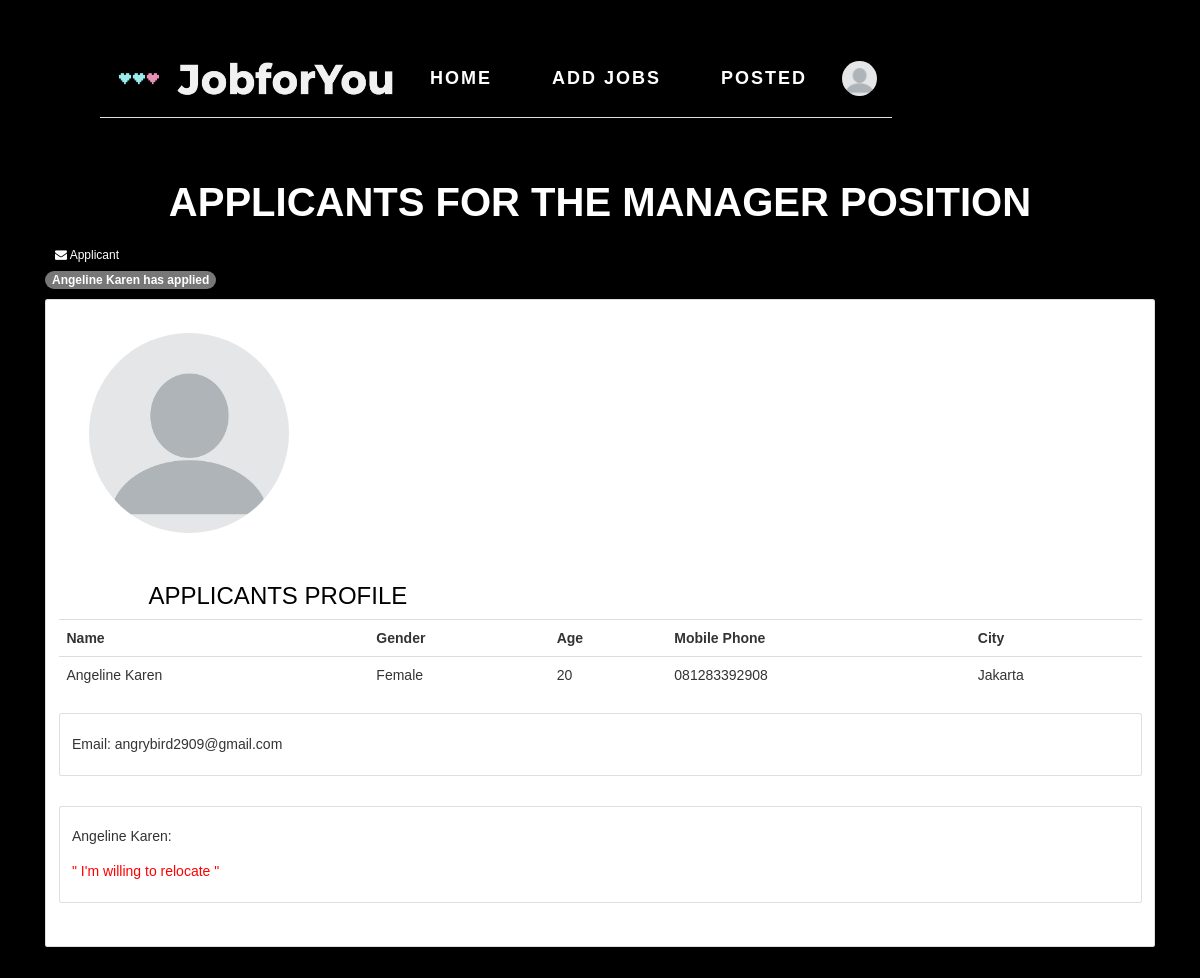
The app's page /posted_jobs/1 (signed in, upper part), older data.
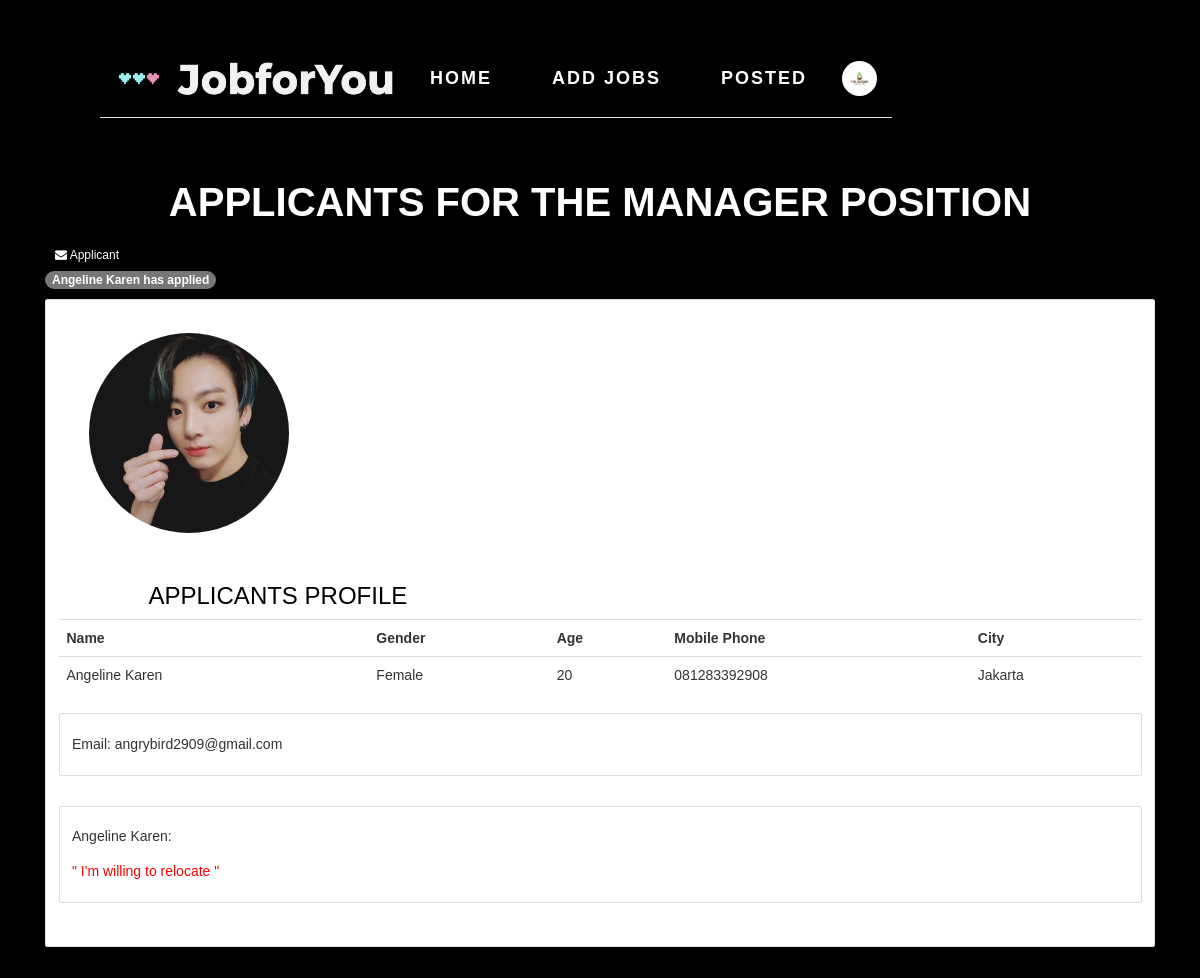
The same page, newer data.
### account/models.py (models this page shows, shortened)
class CustomUser(AbstractUser):
    is_company = models.BooleanField(default=False)
    is_applicant = models.BooleanField(default=False)
    name = models.CharField(max_length=30, blank=True, null=True)
    email = models.EmailField(
        verbose_name="email",
        max_length=60,
        unique=True,
    )
    def get_applicant(self):
        return self.is_applicant

class Company(models.Model):
    company = models.OneToOneField(CustomUser, on_delete=models.CASCADE, primary_key=True)
    profile_pic = models.ImageField(default="profile_pic.png", null=True, blank=True)
    objects = models.Manager()
    def get_profile_pic(self):
        return self.profile_pic

class Applicant(models.Model):
    applicant = models.OneToOneField(CustomUser, on_delete=models.CASCADE, primary_key=True)
    GENDER_MALE = 'Male'
    GENDER_FEMALE = 'Female'
    GENDER_CHOICES = [(GENDER_MALE, 'Male'), (GENDER_FEMALE, 'Female')]
    gender = models.CharField(max_length=20, default=GENDER_MALE, choices=GENDER_CHOICES)
    age = models.CharField(max_length=10, null=True)
    mobile_phone = models.CharField(max_length=20, null=True)
    city = models.CharField(max_length=30, null=True)
    WILL_RELOCATE = "I'm willing"
    WONT_RELOCATE = "I'm not willing"
    RELOCATE_CHOICES = (
        (WILL_RELOCATE, "I'm willing"),
        (WONT_RELOCATE, "I'm not willing"),
    )
    will_relocate = models.CharField(max_length=20, default=WILL_RELOCATE, choices=RELOCATE_CHOICES)
    profile_pic = models.ImageField(default="profile_pic.png", null=True, blank=True)
    objects = models.Manager()
    def get_age(self):
        return self.age
    def get_profile_pic(self):
        return self.profile_pic
    def get_email(self):
        return self.applicant.email
    def get_name(self):
        return self.applicant.name
    def get_gender(self):
        return self.gender
    def get_mobile_phone(self):
        return self.mobile_phone
    def get_city(self):
        return self.city
    def get_will_relocate(self):
        return self.will_relocate

### jobs/models.py (models this page shows, shortened)
class ApplicantsJobMap(models.Model):
    applicant = models.ForeignKey(Applicant, on_delete=models.CASCADE)
    job = models.ForeignKey('jobs.Job', on_delete=models.CASCADE, related_name='applicants', null=True)
    status = models.CharField(
        max_length=20, choices=STATUS_CHOICES, default=STATUS_PENDING
    )
    feedback = models.TextField(blank=True, null=True)
    objects = models.Manager()

### jobs/views.py (the view)
# urls.py: path('posted_jobs/<int:id>', job_applicants.as_view(), name="assign_job"),
class job_applicants(ListView):
    model = ApplicantsJobMap
    template_name = "jobs/job_applicant.html"
    context_object_name = "assign_job"
    paginate_by = 1
    def dispatch(self, request, *args, **kwargs):
        return super().dispatch(self.request, *args, **kwargs)
    def get_queryset(self):
        return ApplicantsJobMap.objects.filter(job_id=self.kwargs["id"]).order_by("id")
    def get_context_data(self, **kwargs):
        context = super().get_context_data(**kwargs)
        context["job"] = Job.objects.get(id=self.kwargs["id"])
        return context

### jobs/models.py (called while the page is built)
    def get_position_name(self):
        return self.position_name

### jobs/templates/jobs/job_applicant.html (shortened to what this page needs)
{% extends 'base.html' %}
{% load static %}
{% block content %}
    <section class="bg-light-gray">
        <div class="container mt-5">
            <div class="row mt-5">
                <div class="post col-md mx-auto">
                    <h1 class="heading mt-5">Applicants for the <span class="accent">{{ job.get_position_name }} </span> position</h1>
                </div>
            </div>
        </div>
    </section>
    <section>
        {% if assign_job %}
            {% for applicant in assign_job %}
            <div class="container">
                <div class="row">
                    <div class="col-md">
                        <div class="box applicant">
                            <div class="btn-outline-white-secondary btn-sm icon text-white">
                                <i class="fa fa-envelope"></i> Applicant
                            </div>
                            <p>
                                <a href=""><span class="badge badge-info">{{ applicant.applicant.get_name }} has applied</span></a>
                            </p>
                            <div class="d-flex justify-content-left">
                                <div class="card card-body">
                                    <div class="image">
                                        <img src="{{applicant.applicant.get_profile_pic.url}}" alt="" height="200" width="200"
                                         class="img-fluid rounded-circle">
                                    </div>
                                    <div class="positions">
                                    <h3>APPLICANTS PROFILE</h3>
                                        <table class="table table-sm">
                                        <tr>
                                            <th>Name</th>
                                            <th>Gender</th>
                                            <th>Age</th>
                                            <th>Mobile Phone</th>
                                            <th>City</th>
                                        </tr>
                                        <tr>
                                            <td>{{ applicant.applicant.get_name }}</td>
                                            <td>{{ applicant.applicant.get_gender }}</td>
                                            <td>{{ applicant.applicant.get_age }}</td>
                                            <td>{{ applicant.applicant.get_mobile_phone }}</td>
                                            <td>{{ applicant.applicant.get_city }}</td>
                                        </tr>
                                        </table>
                                        <div class="card card-body">
                                            <h5>Email: {{ applicant.applicant.get_email }}</h5>
                                        </div>
                                        <div class="card card-body">
                                            <h5>{{ applicant.applicant.get_name }}:</h5><h5 class="text">" {{ applicant.applicant.get_will_relocate }} to relocate "</h5>
                                        </div>
                                    </div>
                                </div>
                            </div>
                        </div>
                    </div>
                </div>
                {% endfor %}
            {% else %}
                <h3 class="text-white">No Applicants Applied For This Job</h3>
            {% endif %}
            </div>
        </div>
{% endblock content %}

### templates/snippets/header.html (shortened to what the changed rows need)
{% load static %}
<header>
    <div class="d-flex p-3 px-md-4 border-bottom mb-3 shadow-sm">
        {% if request.user.is_authenticated %}
            {% if request.user.get_applicant == True %}
            <div class="d-none d-md-flex flex-row my-auto flex-grow-1 align-items-center">
                <img class="mx-auto mt-1" src="{% static 'images/logo.png' %}" alt="JobforYoulogo" width="280" height="50">
                <div class="p-2 text-white">
                    <div class="d-flex flex-row">
                        <nav>
                            <ul>
                                <li><a class="mt-3 mx-5 text-white" href="{% url 'home' %}">HOME</a></li>
                                <li><a class="mt-3 mx-5 text-white" href="{% url 'jobs_view' %}">JOBS</a></li>
                                <li><a class="mt-3 mx-5 text-white" href="{% url 'status' %}">STATUS</a></li>
                            </ul>
                        </nav>
                    </div>
                </div>
                <div class="d-flex flex-row-reverse flex-grow-1">
                    <nav>
                        <div class="dropdown dropleft">
                            <div class="d-flex flex-row">
                                <div class="btn-group dropleft">
                                    <img class="account-image rounded-circle m-auto d-block dropdown-toggle" id="id_profile_links" data-toggle="dropdown" aria-haspopup="true" aria-expanded="false" src="{{request.user.applicant.get_profile_pic.url}}" alt="default account logo" width="35" height="35">
                                    <div class="dropdown-menu" aria-labelledby="id_profile_links">
                                        <a class="dropdown-item" href="{% url 'account_profile' %}">Account</a>
                                        <a class="dropdown-item" href="{% url 'logout' %}">Logout</a>
                                    </div>
                                </div>
                            </div>
                        </div>
                    </nav>
                </div>
            </div>
        </div>
            <div class="d-flex d-md-none flex-column my-auto flex-grow-1 align-items-center">
                <img class="mx-auto mt-1" src="{% static 'images/logo.png' %}" alt="JobforYoulogo" width="280" height="50">
                <div class="p-2 text-white">
                    <div class="d-flex flex-row">
                        <nav>
                            <ul>
                            <li><a class="mt-3 mx-5 text-white" href="{% url 'home' %}">HOME</a></li>
                            <li><a class="mt-3 mx-5 text-white" href="{% url 'jobs_view' %}">JOBS</a></li>
                            <li><a class="mt-3 mx-5 text-white" href="{% url 'status' %}">STATUS</a></li>
                        </ul>
                    </nav>
                </div>
            </div>
            <div class="d-flex flex-row-reverse flex-grow-1">
                <nav class="">
                    <div class="dropdown dropleft show">
                        <div class="d-flex flex-row">
                            <div class="btn-group dropleft">
                                <img class="p-2 account-image rounded-circle m-auto d-block dropdown-toggle" id="id_profile_links" data-toggle="dropdown" aria-haspopup="true" aria-expanded="false" src="{{request.user.applicant.get_profile_pic.url}}" alt="default account logo" width="45" height="45">
                                <div class="dropdown-menu" aria-labelledby="id_profile_links">
                                    <a class="dropdown-item" href="{% url 'account_profile' %}">Account</a>
                                    <a class="dropdown-item" href="{% url 'logout' %}">Logout</a>
                                </div>
                            </div>
                        </div>
                    </div>
                </nav>
            </div>
        </div>
    </div>
    {% else %}
        <div class="d-none d-md-flex flex-row my-auto flex-grow-1 align-items-center">
            <img class="mx-auto mt-1" src="{% static 'images/logo.png' %}" alt="JobforYoulogo" width="280" height="50">
            <div class="p-2 text-white">
                <div class="d-flex flex-row">
                    <nav>
                        <ul>
                            <li><a class="mt-3 mx-5 text-white" href="{% url 'home' %}">HOME</a></li>
                            <li><a class="mt-3 mx-5 text-white" href="{% url 'add_jobs' %}">ADD JOBS</a></li>
                            <li><a class="mt-3 mx-5 text-white" href="{% url 'posted_job' %}">POSTED</a></li>
                        </ul>
                    </nav>
                </div>
            </div>
            <div class="d-flex flex-row-reverse flex-grow-1">
                <nav>
                    <div class="dropdown dropleft">
                        <div class="d-flex flex-row">
                            <div class="btn-group dropleft">
                                <img class="account-image rounded-circle m-auto d-block dropdown-toggle" id="id_profile_links" data-toggle="dropdown" aria-haspopup="true" aria-expanded="false" src="{{request.user.company.get_profile_pic.url}}" alt="default account logo" width="35" height="35">
                            </div>
                        </div>
                    </div>
                </nav>
            </div>
        </div>
    </div>
        {% endif %}
{% endif %}
</header>

Row changes from the older to the newer data that the page shows:
changed CustomUser: user.company.get_profile_pic: a different picture
changed ApplicantsJobMap "Angeline Karen": applicant.get_profile_pic: a different picture
